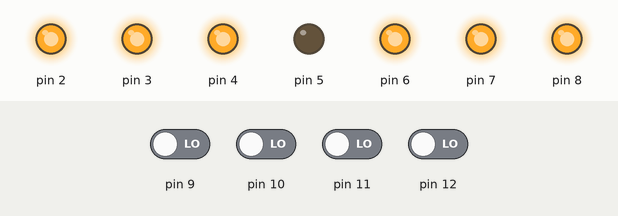
This sketch was run on a simulated Arduino Uno, built with avr-gcc and run on an emulated ATmega328P. Parts: output pins drawn as LEDs (lit = HIGH). The inputs (shaded band) are chosen by the test bench; at power-on: pin 9–12 LOW.

Above: at 1.2 s.
1.3 s: pin 9 driven HIGH
At 2.3 s:
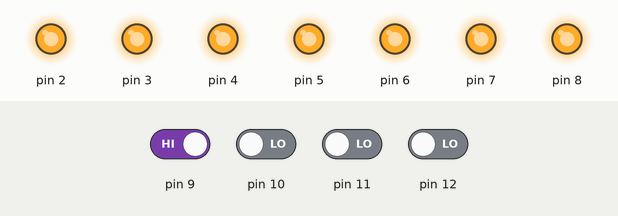
2.8 s: pin 10 driven HIGH
At 3.4 s:
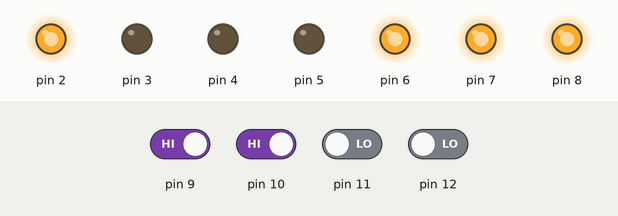
4.3 s: pin 11 driven HIGH
At 4.6 s:
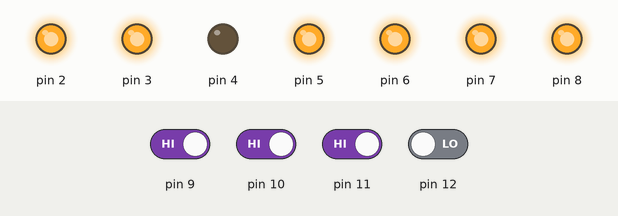
5.8 s: pin 12 driven HIGH
At 6.9 s:
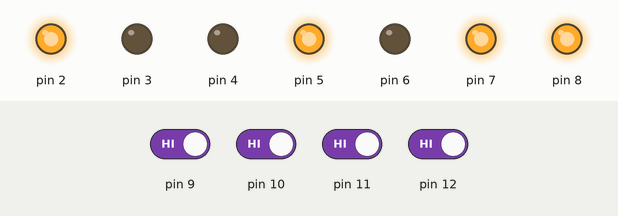
7.3 s: pin 9 driven LOW
At 8.1 s:
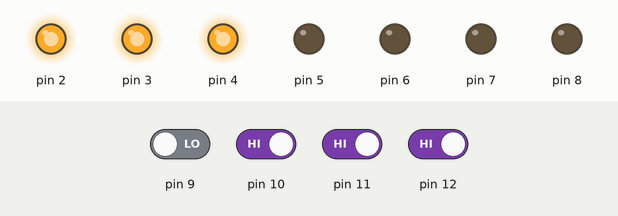
8.8 s: pin 10 driven LOW
At 9.2 s:
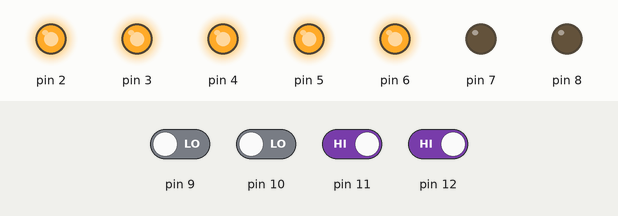
Timing chart, 0 to 11.3 s (numbered marks = the images above; inputs shaded):
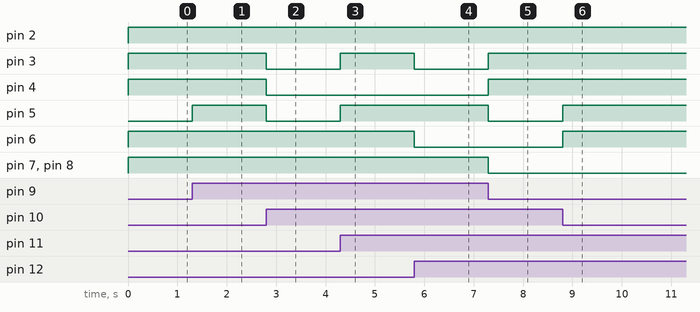

The sketch:

sketch_apr01a.ino
```cpp
byte A, B, C, D;
void setup() {
  for ( byte i = 2; i <= 12; i++)
    pinMode(i, i < 9 ? OUTPUT : INPUT);
}
void loop() {
  A = digitalRead(9), B = digitalRead(10), C = digitalRead(11), D = digitalRead(12);
  digitalWrite(2, (!B && !D) || (B && C) || (!A && C) || (A && !D) || (!A && B && D) || (A && !B && !C));
  digitalWrite(3, ((!A && !B) || (!B && !C) ) || (!B && !D) || (!A && !C && !D) || (!A && C && D) || (A &&(C ^ D)));
  digitalWrite(4, ((!A && !C) || (A && !B) || (!A && D) || (!C && D) || (!A && B)));
  digitalWrite(5, ((!B && C) || (!A && B && !C) || (C && !D) || (A && D) || (A && !B)));
  digitalWrite(6, (B && !C && D) || (!B && !D) || (!B && C) || (C && !D) || (A && !C));
  digitalWrite(7, (!B && !D) || (A && B) || (C && !D) || (A && C));
  digitalWrite(8, ((!C && !D) || (B && !D) || (A && C && D) || (!A && B && !C) || (A && !B && !C)));
}
```

Measured:
- after the input at 1.3 s, pin 5: LOW → HIGH at once
- after the input at 2.8 s, pin 3–5: HIGH → LOW at once
- after the input at 4.3 s, pin 3, pin 5: LOW → HIGH at once
- after the input at 5.8 s, pin 3, pin 6: HIGH → LOW at once
- after the input at 7.3 s, pin 3, pin 4: LOW → HIGH at once; pin 5, pin 7, pin 8: HIGH → LOW at once
- after the input at 8.8 s, pin 5, pin 6: LOW → HIGH at once
